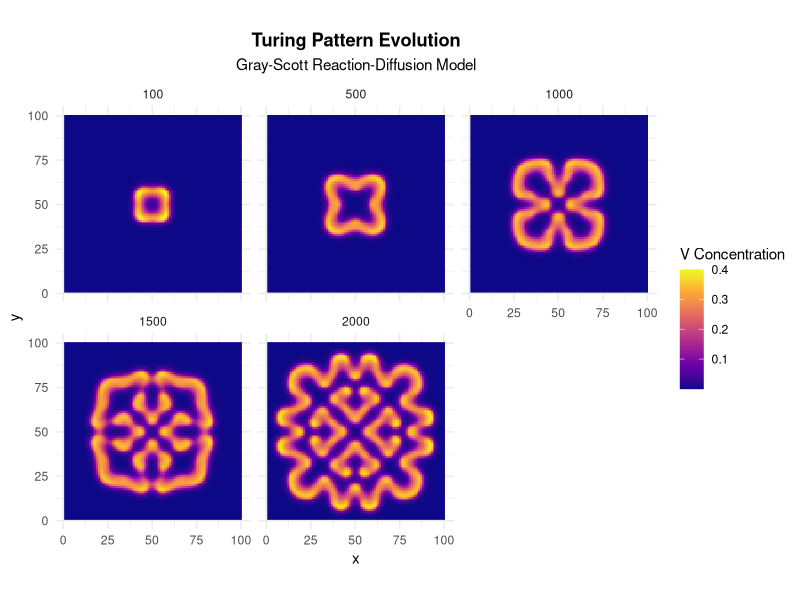

Write the R code that produced this figure.
library(ggplot2)
library(viridis)
library(reshape2)

# Parameters
Du <- 0.16
Dv <- 0.08
F <- 0.035
k <- 0.060

n <- 100
dt <- 1.0
nsteps <- 2000

# Initialize
U <- matrix(1, nrow = n, ncol = n)
V <- matrix(0, nrow = n, ncol = n)

# Initial perturbation
center_start <- floor(n / 2) - 5
center_end <- floor(n / 2) + 5
V[center_start:center_end, center_start:center_end] <- 1
set.seed(123)
V <- V + matrix(runif(n * n, -0.01, 0.01), nrow = n, ncol = n)

# Fast Laplacian function
compute_laplacian_fast <- function(M) {
  n <- nrow(M)
  M_up <- rbind(M[2:n, ], M[n, ])
  M_down <- rbind(M[1, ], M[1:(n - 1), ])
  M_left <- cbind(M[, 2:n], M[, n])
  M_right <- cbind(M[, 1], M[, 1:(n - 1)])
  return(M_up + M_down + M_left + M_right - 4 * M)
}

# Store patterns at different time points
patterns <- list()

for (step in 1:nsteps) {
  lap_U <- compute_laplacian_fast(U)
  lap_V <- compute_laplacian_fast(V)

  reaction <- U * V * V

  dU <- Du * lap_U - reaction + F * (1 - U)
  dV <- Dv * lap_V + reaction - (F + k) * V

  U <- U + dt * dU
  V <- V + dt * dV

  # Clamp values
  U[U < 0] <- 0
  U[U > 1] <- 1
  V[V < 0] <- 0
  V[V > 1] <- 1

  # Save patterns at key time points
  if (step %in% c(100, 500, 1000, 1500, 2000)) {
    df <- melt(V)
    names(df) <- c("x", "y", "concentration")
    df$step <- step
    patterns[[as.character(step)]] <- df
  }
}

# Combine all patterns
all_patterns <- do.call(rbind, patterns)

# Create faceted plot showing evolution
ggplot(all_patterns, aes(x = x, y = y, fill = concentration)) +
  geom_raster() +
  facet_wrap(~step, ncol = 3) +
  scale_fill_viridis_c(option = "plasma", name = "V Concentration") +
  coord_fixed() +
  labs(
    title = "Turing Pattern Evolution",
    subtitle = "Gray-Scott Reaction-Diffusion Model"
  ) +
  theme_minimal() +
  theme(
    plot.title = element_text(hjust = 0.5, face = "bold"),
    plot.subtitle = element_text(hjust = 0.5)
  )
